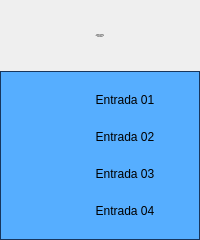
<?xml version="1.0" encoding="UTF-8"?>
<ui version="4.0">
 <class>Form</class>
 <widget class="QWidget" name="Form">
  <property name="geometry">
   <rect>
    <x>0</x>
    <y>0</y>
    <width>200</width>
    <height>240</height>
   </rect>
  </property>
  <property name="minimumSize">
   <size>
    <width>200</width>
    <height>240</height>
   </size>
  </property>
  <property name="maximumSize">
   <size>
    <width>200</width>
    <height>240</height>
   </size>
  </property>
  <property name="windowTitle">
   <string>Cartão 5069-IY4 05 Controladora</string>
  </property>
  <layout class="QVBoxLayout" name="verticalLayout">
   <property name="spacing">
    <number>0</number>
   </property>
   <property name="leftMargin">
    <number>0</number>
   </property>
   <property name="topMargin">
    <number>0</number>
   </property>
   <property name="rightMargin">
    <number>0</number>
   </property>
   <property name="bottomMargin">
    <number>0</number>
   </property>
   <item>
    <layout class="QVBoxLayout" name="verticalLayout_2">
     <property name="spacing">
      <number>0</number>
     </property>
     <item>
      <widget class="PyDMLabel" name="PyDMLabel_2">
       <property name="maximumSize">
        <size>
         <width>16777215</width>
         <height>71</height>
        </size>
       </property>
       <property name="font">
        <font>
         <pointsize>-1</pointsize>
        </font>
       </property>
       <property name="toolTip">
        <string/>
       </property>
       <property name="styleSheet">
        <string notr="true">PyDMLabel {
 qproperty-alignment: AlignCenter;
 border: 1px solid #FF17365D;
 background-color: #FF17365D;
 color: rgb(255, 255, 255);
 min-height: 65px;
 max-height: 65px;
 font-size: 14px;
}
</string>
       </property>
       <property name="text">
        <string>Falhas Hardware
Cartão 5069-IY4 05
Controladora</string>
       </property>
       <property name="alignment">
        <set>Qt::AlignCenter</set>
       </property>
      </widget>
     </item>
     <item>
      <widget class="QFrame" name="frame">
       <property name="styleSheet">
        <string notr="true">QFrame#frame{
     border: 1px solid #FF17365D;
	 background-color: #56aeff;
}

PyDMByteIndicator {
  min-height: 1.50em;
  max-height: 1.50em;
  min-width: 1.50em;
}</string>
       </property>
       <property name="frameShape">
        <enum>QFrame::StyledPanel</enum>
       </property>
       <property name="frameShadow">
        <enum>QFrame::Raised</enum>
       </property>
       <layout class="QVBoxLayout" name="verticalLayout_3">
        <property name="spacing">
         <number>0</number>
        </property>
        <property name="leftMargin">
         <number>0</number>
        </property>
        <property name="topMargin">
         <number>0</number>
        </property>
        <property name="rightMargin">
         <number>0</number>
        </property>
        <property name="bottomMargin">
         <number>0</number>
        </property>
        <item>
         <layout class="QGridLayout" name="gridLayout">
          <property name="leftMargin">
           <number>5</number>
          </property>
          <property name="topMargin">
           <number>5</number>
          </property>
          <property name="rightMargin">
           <number>5</number>
          </property>
          <property name="bottomMargin">
           <number>5</number>
          </property>
          <property name="horizontalSpacing">
           <number>5</number>
          </property>
          <property name="verticalSpacing">
           <number>10</number>
          </property>
          <item row="0" column="0">
           <widget class="PyDMByteIndicator" name="PyDMByteIndicator">
            <property name="sizePolicy">
             <sizepolicy hsizetype="Fixed" vsizetype="Fixed">
              <horstretch>0</horstretch>
              <verstretch>0</verstretch>
             </sizepolicy>
            </property>
            <property name="minimumSize">
             <size>
              <width>27</width>
              <height>27</height>
             </size>
            </property>
            <property name="maximumSize">
             <size>
              <width>30</width>
              <height>27</height>
             </size>
            </property>
            <property name="toolTip">
             <string/>
            </property>
            <property name="channel" stdset="0">
             <string>ca://RA-RaSIA02:RF-IntlkCtrl:InAng08-Mon.VAL</string>
            </property>
            <property name="onColor" stdset="0">
             <color>
              <red>255</red>
              <green>0</green>
              <blue>0</blue>
             </color>
            </property>
            <property name="offColor" stdset="0">
             <color>
              <red>0</red>
              <green>255</green>
              <blue>0</blue>
             </color>
            </property>
            <property name="showLabels" stdset="0">
             <bool>false</bool>
            </property>
            <property name="circles" stdset="0">
             <bool>true</bool>
            </property>
           </widget>
          </item>
          <item row="2" column="0">
           <widget class="PyDMByteIndicator" name="PyDMByteIndicator_2">
            <property name="sizePolicy">
             <sizepolicy hsizetype="Fixed" vsizetype="Fixed">
              <horstretch>0</horstretch>
              <verstretch>0</verstretch>
             </sizepolicy>
            </property>
            <property name="minimumSize">
             <size>
              <width>27</width>
              <height>27</height>
             </size>
            </property>
            <property name="maximumSize">
             <size>
              <width>30</width>
              <height>27</height>
             </size>
            </property>
            <property name="toolTip">
             <string/>
            </property>
            <property name="channel" stdset="0">
             <string>ca://RA-RaSIA02:RF-IntlkCtrl:InAng10-Mon.VAL</string>
            </property>
            <property name="onColor" stdset="0">
             <color>
              <red>255</red>
              <green>0</green>
              <blue>0</blue>
             </color>
            </property>
            <property name="offColor" stdset="0">
             <color>
              <red>0</red>
              <green>255</green>
              <blue>0</blue>
             </color>
            </property>
            <property name="showLabels" stdset="0">
             <bool>false</bool>
            </property>
            <property name="circles" stdset="0">
             <bool>true</bool>
            </property>
           </widget>
          </item>
          <item row="0" column="1">
           <widget class="PyDMLabel" name="PyDMLabel">
            <property name="sizePolicy">
             <sizepolicy hsizetype="Fixed" vsizetype="Fixed">
              <horstretch>0</horstretch>
              <verstretch>0</verstretch>
             </sizepolicy>
            </property>
            <property name="minimumSize">
             <size>
              <width>100</width>
              <height>25</height>
             </size>
            </property>
            <property name="maximumSize">
             <size>
              <width>100</width>
              <height>25</height>
             </size>
            </property>
            <property name="toolTip">
             <string/>
            </property>
            <property name="text">
             <string>Entrada 01</string>
            </property>
            <property name="alignment">
             <set>Qt::AlignCenter</set>
            </property>
            <property name="channel" stdset="0">
             <string/>
            </property>
           </widget>
          </item>
          <item row="3" column="1">
           <widget class="PyDMLabel" name="PyDMLabel_5">
            <property name="sizePolicy">
             <sizepolicy hsizetype="Fixed" vsizetype="Fixed">
              <horstretch>0</horstretch>
              <verstretch>0</verstretch>
             </sizepolicy>
            </property>
            <property name="minimumSize">
             <size>
              <width>100</width>
              <height>25</height>
             </size>
            </property>
            <property name="maximumSize">
             <size>
              <width>100</width>
              <height>25</height>
             </size>
            </property>
            <property name="toolTip">
             <string/>
            </property>
            <property name="text">
             <string>Entrada 04</string>
            </property>
            <property name="alignment">
             <set>Qt::AlignCenter</set>
            </property>
           </widget>
          </item>
          <item row="3" column="0">
           <widget class="PyDMByteIndicator" name="PyDMByteIndicator_3">
            <property name="sizePolicy">
             <sizepolicy hsizetype="Fixed" vsizetype="Fixed">
              <horstretch>0</horstretch>
              <verstretch>0</verstretch>
             </sizepolicy>
            </property>
            <property name="minimumSize">
             <size>
              <width>27</width>
              <height>27</height>
             </size>
            </property>
            <property name="maximumSize">
             <size>
              <width>30</width>
              <height>27</height>
             </size>
            </property>
            <property name="toolTip">
             <string/>
            </property>
            <property name="channel" stdset="0">
             <string>ca://RA-RaSIA02:RF-IntlkCtrl:InAng11-Mon.VAL</string>
            </property>
            <property name="onColor" stdset="0">
             <color>
              <red>255</red>
              <green>0</green>
              <blue>0</blue>
             </color>
            </property>
            <property name="offColor" stdset="0">
             <color>
              <red>0</red>
              <green>255</green>
              <blue>0</blue>
             </color>
            </property>
            <property name="showLabels" stdset="0">
             <bool>false</bool>
            </property>
            <property name="circles" stdset="0">
             <bool>true</bool>
            </property>
           </widget>
          </item>
          <item row="1" column="0">
           <widget class="PyDMByteIndicator" name="PyDMByteIndicator_4">
            <property name="sizePolicy">
             <sizepolicy hsizetype="Fixed" vsizetype="Fixed">
              <horstretch>0</horstretch>
              <verstretch>0</verstretch>
             </sizepolicy>
            </property>
            <property name="minimumSize">
             <size>
              <width>27</width>
              <height>27</height>
             </size>
            </property>
            <property name="maximumSize">
             <size>
              <width>30</width>
              <height>27</height>
             </size>
            </property>
            <property name="toolTip">
             <string/>
            </property>
            <property name="channel" stdset="0">
             <string>ca://RA-RaSIA02:RF-IntlkCtrl:InAng09-Mon </string>
            </property>
            <property name="onColor" stdset="0">
             <color>
              <red>255</red>
              <green>0</green>
              <blue>0</blue>
             </color>
            </property>
            <property name="offColor" stdset="0">
             <color>
              <red>0</red>
              <green>255</green>
              <blue>0</blue>
             </color>
            </property>
            <property name="showLabels" stdset="0">
             <bool>false</bool>
            </property>
            <property name="circles" stdset="0">
             <bool>true</bool>
            </property>
           </widget>
          </item>
          <item row="2" column="1">
           <widget class="PyDMLabel" name="PyDMLabel_4">
            <property name="sizePolicy">
             <sizepolicy hsizetype="Fixed" vsizetype="Fixed">
              <horstretch>0</horstretch>
              <verstretch>0</verstretch>
             </sizepolicy>
            </property>
            <property name="minimumSize">
             <size>
              <width>100</width>
              <height>25</height>
             </size>
            </property>
            <property name="maximumSize">
             <size>
              <width>100</width>
              <height>25</height>
             </size>
            </property>
            <property name="toolTip">
             <string/>
            </property>
            <property name="text">
             <string>Entrada 03</string>
            </property>
            <property name="alignment">
             <set>Qt::AlignCenter</set>
            </property>
           </widget>
          </item>
          <item row="1" column="1">
           <widget class="PyDMLabel" name="PyDMLabel_3">
            <property name="sizePolicy">
             <sizepolicy hsizetype="Fixed" vsizetype="Fixed">
              <horstretch>0</horstretch>
              <verstretch>0</verstretch>
             </sizepolicy>
            </property>
            <property name="minimumSize">
             <size>
              <width>100</width>
              <height>25</height>
             </size>
            </property>
            <property name="maximumSize">
             <size>
              <width>100</width>
              <height>25</height>
             </size>
            </property>
            <property name="toolTip">
             <string/>
            </property>
            <property name="text">
             <string>Entrada 02</string>
            </property>
            <property name="alignment">
             <set>Qt::AlignCenter</set>
            </property>
           </widget>
          </item>
         </layout>
        </item>
       </layout>
      </widget>
     </item>
    </layout>
   </item>
  </layout>
 </widget>
 <customwidgets>
  <customwidget>
   <class>PyDMLabel</class>
   <extends>QLabel</extends>
   <header>pydm.widgets.label</header>
  </customwidget>
  <customwidget>
   <class>PyDMByteIndicator</class>
   <extends>QWidget</extends>
   <header>pydm.widgets.byte</header>
  </customwidget>
 </customwidgets>
 <resources/>
 <connections/>
</ui>
